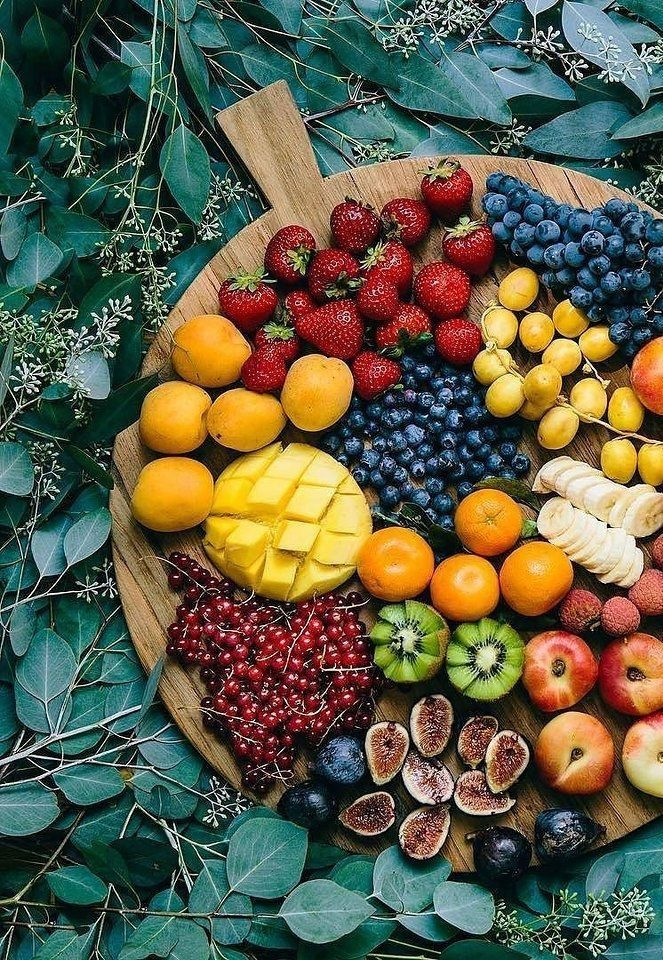
#> input picture unsupervised/image.jpg, 663 x 960 px, found by its file name
$ python 2.py
#> lines starting #> are read from the running program, lines starting #| are printed output that depends on the picture
import cv2
import numpy as np
import matplotlib.pyplot as plt
from sklearn.cluster import KMeans

# Load image
image = cv2.imread("unsupervised/image.jpg")
#> image is the input picture: shape (960, 663, 3); mean B, G, R 71.9, 93.5, 93.9


if image is None:
    print("Image not found!")
    exit()

# Convert to RGB
image = cv2.cvtColor(image, cv2.COLOR_BGR2RGB)

# Reshape into pixel feature vectors
pixels = image.reshape((-1, 3))

# Apply K-Means
k = 7  # Number of clusters
kmeans = KMeans(n_clusters=k, random_state=42, n_init=10)
labels = kmeans.fit_predict(pixels)

# Create segmented image
centers = np.uint8(kmeans.cluster_centers_)
segmented = centers[labels]
segmented = segmented.reshape(image.shape)
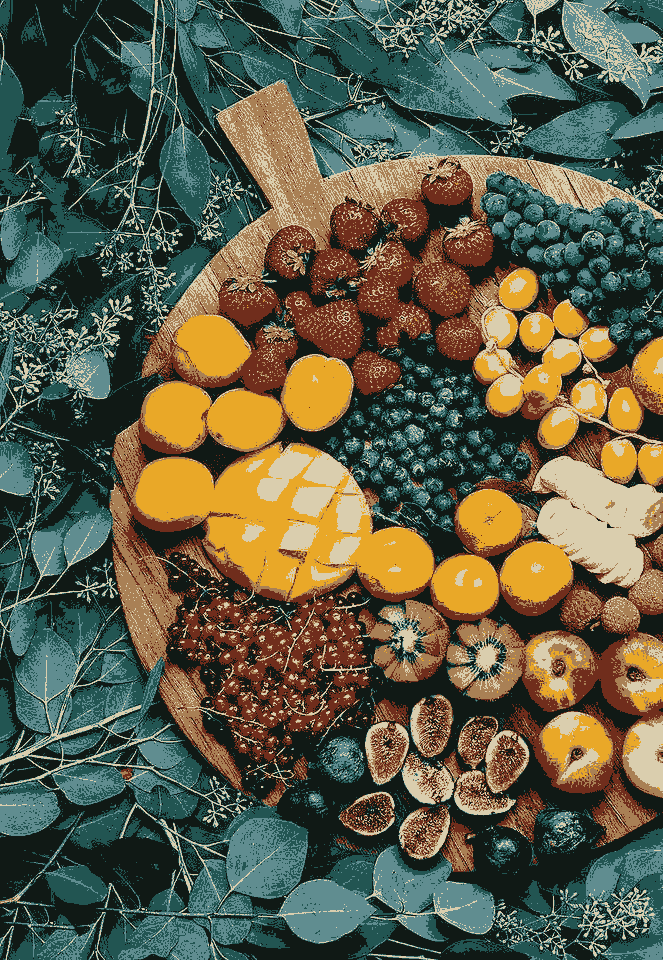
#> segmented: shape (960, 663, 3); mean R, G, B 93.5, 92.9, 71.4

# Show results
plt.figure(figsize=(12, 5))

plt.subplot(1, 2, 1)
plt.imshow(image)
plt.title("Original Image")
plt.axis("off")

plt.subplot(1, 2, 2)
plt.imshow(segmented)
plt.title("Clustered Image")
plt.axis("off")

plt.show()
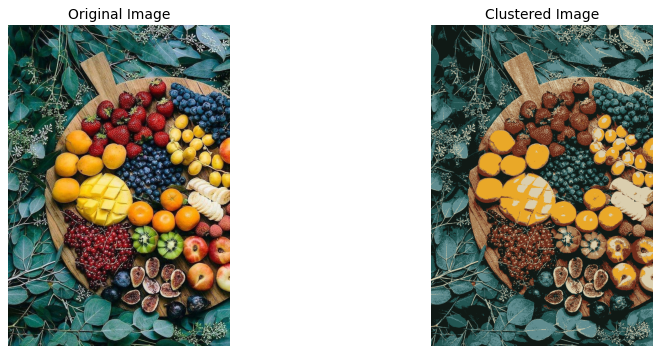
#> figure drawn by matplotlib, 2 panels
